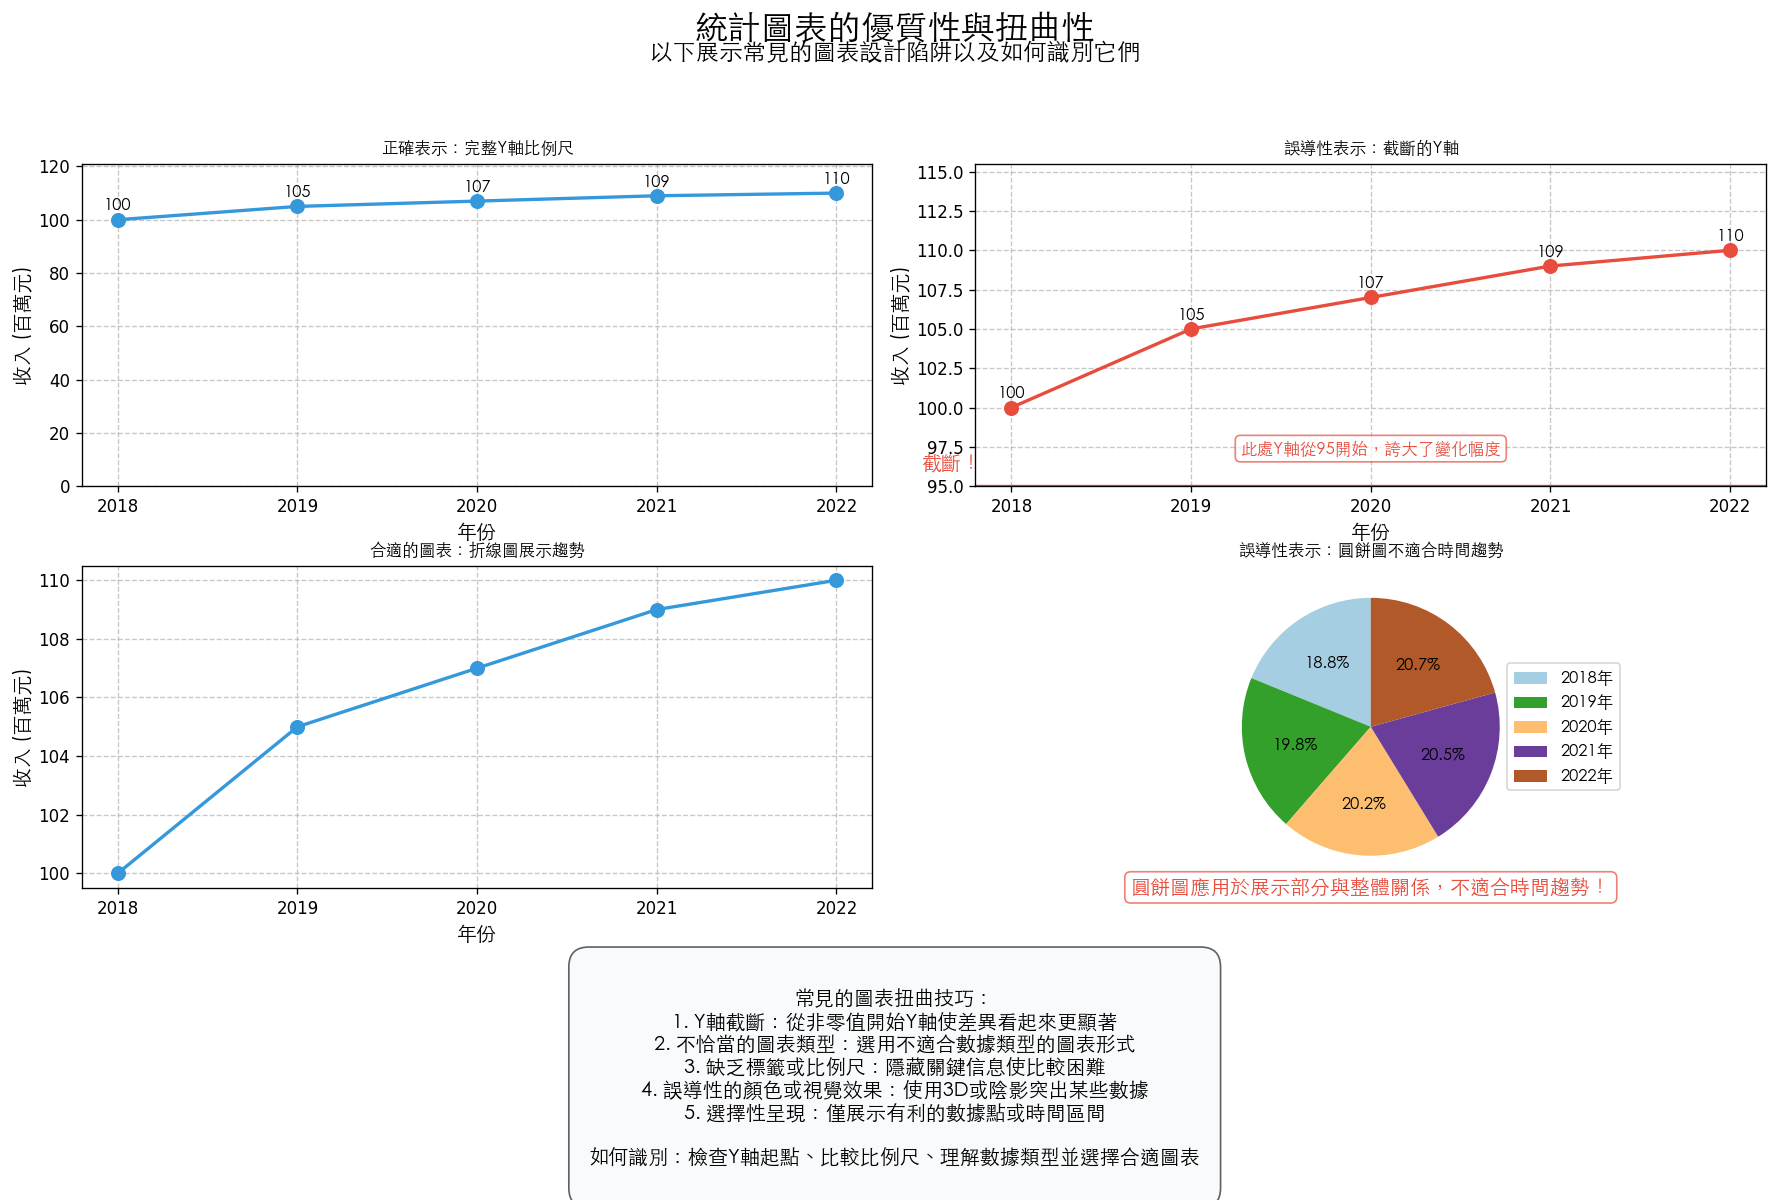

The script that saved this image:
#!/usr/bin/env python
# -*- coding: utf-8 -*-

import matplotlib.pyplot as plt
import matplotlib.font_manager as fm
import numpy as np
import os
import sys

# 嘗試設置中文字體
plt.rcParams['font.sans-serif'] = ['Arial Unicode MS', 'STHeiti', 'Microsoft YaHei', 'SimHei', 'AppleGothic']
plt.rcParams['axes.unicode_minus'] = False

# 創建一個專業的示範誤導性圖表的視覺化
fig = plt.figure(figsize=(15, 10))
fig.suptitle('統計圖表的優質性與扭曲性', fontsize=20, fontweight='bold')

# 添加一些說明文字
plt.figtext(0.5, 0.94, '以下展示常見的圖表設計陷阱以及如何識別它們', 
           ha='center', fontsize=14, style='italic')

# 創建2x2的子圖布局
axes = fig.subplots(2, 2)

# ----- 圖1：Y軸截斷 -----
# 例子：公司收入成長
years = np.array([2018, 2019, 2020, 2021, 2022])
revenue = np.array([100, 105, 107, 109, 110])  # 只有微小的增長

# 正確的圖表
ax1 = axes[0, 0]
ax1.plot(years, revenue, 'o-', linewidth=2, markersize=8, color='#3498db')
ax1.set_title('正確表示：完整Y軸比例尺', fontsize=14)
ax1.set_xlabel('年份', fontsize=12)
ax1.set_ylabel('收入 (百萬元)', fontsize=12)
ax1.set_ylim(0, max(revenue) * 1.1)  # 從0開始
ax1.grid(True, linestyle='--', alpha=0.7)
ax1.set_xticks(years)
for i, v in enumerate(revenue):
    ax1.annotate(str(v), (years[i], v), 
                xytext=(0, 5), textcoords='offset points',
                ha='center', fontweight='bold')

# 誤導性的圖表：截斷Y軸
ax2 = axes[0, 1]
ax2.plot(years, revenue, 'o-', linewidth=2, markersize=8, color='#e74c3c')
ax2.set_title('誤導性表示：截斷的Y軸', fontsize=14)
ax2.set_xlabel('年份', fontsize=12)
ax2.set_ylabel('收入 (百萬元)', fontsize=12)
ax2.set_ylim(95, max(revenue) * 1.05)  # 從95開始
ax2.grid(True, linestyle='--', alpha=0.7)
ax2.set_xticks(years)
for i, v in enumerate(revenue):
    ax2.annotate(str(v), (years[i], v), 
                xytext=(0, 5), textcoords='offset points',
                ha='center', fontweight='bold')

# 添加截斷標記和警告說明
ax2.axhline(y=ax2.get_ylim()[0], color='#e74c3c', linestyle='-', linewidth=2)
ax2.text(years[0]-0.5, ax2.get_ylim()[0]+1, '截斷！', 
         color='#e74c3c', fontweight='bold', fontsize=12)
ax2.text((years[0]+years[-1])/2, ax2.get_ylim()[0]+2, 
         '此處Y軸從95開始，誇大了變化幅度',
         ha='center', color='#e74c3c', fontsize=10, style='italic',
         bbox=dict(boxstyle='round,pad=0.3', fc='white', ec='#e74c3c', alpha=0.7))

# ----- 圖2：不恰當的圖表類型 -----
# 時間序列數據的呈現方式 - 使用同樣的數據
ax3 = axes[1, 0]
ax3.plot(years, revenue, 'o-', linewidth=2, markersize=8, color='#3498db')
ax3.set_title('合適的圖表：折線圖展示趨勢', fontsize=14)
ax3.set_xlabel('年份', fontsize=12)
ax3.set_ylabel('收入 (百萬元)', fontsize=12)
ax3.grid(True, linestyle='--', alpha=0.7)
ax3.set_xticks(years)

# 誤導性：使用不恰當的圖表類型
ax4 = axes[1, 1]
ax4.pie(revenue, labels=[f'{y}年' for y in years], 
       autopct='%1.1f%%', startangle=90,
       colors=plt.cm.Paired(np.linspace(0,1,len(revenue))))
ax4.set_title('誤導性表示：圓餅圖不適合時間趨勢', fontsize=14)
ax4.text(0, -1.3, '圓餅圖應用於展示部分與整體關係，不適合時間趨勢！',
        ha='center', color='#e74c3c', fontsize=12, style='italic',
        bbox=dict(boxstyle='round,pad=0.3', fc='white', ec='#e74c3c', alpha=0.7))

# 添加解釋文本框
explanation = """
常見的圖表扭曲技巧：
1. Y軸截斷：從非零值開始Y軸使差異看起來更顯著
2. 不恰當的圖表類型：選用不適合數據類型的圖表形式
3. 缺乏標籤或比例尺：隱藏關鍵信息使比較困難
4. 誤導性的顏色或視覺效果：使用3D或陰影突出某些數據
5. 選擇性呈現：僅展示有利的數據點或時間區間

如何識別：檢查Y軸起點、比較比例尺、理解數據類型並選擇合適圖表
"""

# 在圖表下方添加說明文字框
plt.figtext(0.5, 0, explanation, 
           ha='center', va='bottom', fontsize=12, 
           bbox=dict(boxstyle='round,pad=1', fc='#f8f9fa', ec='#343a40', alpha=0.8))

# 調整布局
plt.tight_layout(rect=[0, 0.07, 1, 0.93])
plt.subplots_adjust(bottom=0.25)  # 為底部文字框留出空間

# 保存圖片
plt.savefig('misleading_graph.png', dpi=120, bbox_inches='tight')
print(f"已生成誤導性圖表示例：{os.path.abspath('misleading_graph.png')}") 